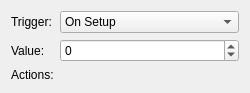
<?xml version="1.0" encoding="UTF-8"?>
<ui version="4.0">
 <class>ZoneTrigger</class>
 <widget class="QWidget" name="ZoneTrigger">
  <property name="geometry">
   <rect>
    <x>0</x>
    <y>0</y>
    <width>250</width>
    <height>85</height>
   </rect>
  </property>
  <layout class="QVBoxLayout" name="layoutMain">
   <item>
    <layout class="QFormLayout" name="formLayout">
     <property name="topMargin">
      <number>0</number>
     </property>
     <item row="0" column="0">
      <widget class="QLabel" name="lblTrigger">
       <property name="text">
        <string>Trigger:</string>
       </property>
      </widget>
     </item>
     <item row="0" column="1">
      <widget class="QComboBox" name="trigger">
       <item>
        <property name="text">
         <string>On Setup</string>
        </property>
       </item>
       <item>
        <property name="text">
         <string>On Login</string>
        </property>
       </item>
       <item>
        <property name="text">
         <string>Pre-Zone-In</string>
        </property>
       </item>
       <item>
        <property name="text">
         <string>On Zone-In</string>
        </property>
       </item>
       <item>
        <property name="text">
         <string>On Zone-Out</string>
        </property>
       </item>
       <item>
        <property name="text">
         <string>On Spawn</string>
        </property>
       </item>
       <item>
        <property name="text">
         <string>On Death</string>
        </property>
       </item>
       <item>
        <property name="text">
         <string>On Revival</string>
        </property>
       </item>
       <item>
        <property name="text">
         <string>On Respawn</string>
        </property>
       </item>
       <item>
        <property name="text">
         <string>On Flag Set</string>
        </property>
       </item>
       <item>
        <property name="text">
         <string>On Time</string>
        </property>
       </item>
       <item>
        <property name="text">
         <string>On System Time</string>
        </property>
       </item>
       <item>
        <property name="text">
         <string>On Moon Phase</string>
        </property>
       </item>
       <item>
        <property name="text">
         <string>On Phase</string>
        </property>
       </item>
       <item>
        <property name="text">
         <string>On PvP Start</string>
        </property>
       </item>
       <item>
        <property name="text">
         <string>On PvP Base Capture</string>
        </property>
       </item>
       <item>
        <property name="text">
         <string>On PvP Complete</string>
        </property>
       </item>
       <item>
        <property name="text">
         <string>On Diaspora Base Capture</string>
        </property>
       </item>
       <item>
        <property name="text">
         <string>On Diaspora Base Reset</string>
        </property>
       </item>
       <item>
        <property name="text">
         <string>On Tokusei Expired</string>
        </property>
       </item>
       <item>
        <property name="text">
         <string>On UB Tick</string>
        </property>
       </item>
       <item>
        <property name="text">
         <string>On UB Gauge Over</string>
        </property>
       </item>
       <item>
        <property name="text">
         <string>On UB Gauge Under</string>
        </property>
       </item>
      </widget>
     </item>
     <item row="1" column="0">
      <widget class="QLabel" name="lblValue">
       <property name="text">
        <string>Value:</string>
       </property>
      </widget>
     </item>
     <item row="1" column="1">
      <widget class="QSpinBox" name="value">
       <property name="minimum">
        <number>-2147483647</number>
       </property>
       <property name="maximum">
        <number>2147483647</number>
       </property>
      </widget>
     </item>
     <item row="2" column="0">
      <widget class="QLabel" name="lblActions">
       <property name="text">
        <string>Actions:</string>
       </property>
      </widget>
     </item>
     <item row="2" column="1">
      <widget class="ActionList" name="actions" native="true"/>
     </item>
    </layout>
   </item>
  </layout>
 </widget>
 <customwidgets>
  <customwidget>
   <class>ActionList</class>
   <extends>QWidget</extends>
   <header>ActionList.h</header>
   <container>1</container>
  </customwidget>
 </customwidgets>
 <resources/>
 <connections/>
</ui>
